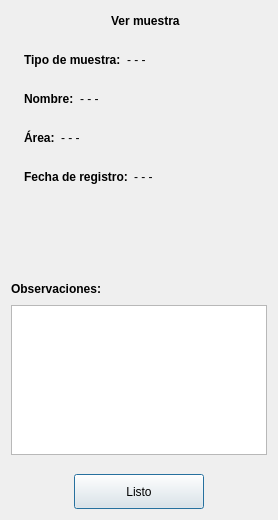
<?xml version="1.0" encoding="UTF-8"?>
<ui version="4.0">
 <class>dlgVerLesion</class>
 <widget class="QDialog" name="dlgVerLesion">
  <property name="geometry">
   <rect>
    <x>0</x>
    <y>0</y>
    <width>278</width>
    <height>520</height>
   </rect>
  </property>
  <property name="windowTitle">
   <string>Ver muestra</string>
  </property>
  <property name="windowIcon">
   <iconset resource="recursos.qrc">
    <normaloff>:/img/logo_icono_nuevo.ico</normaloff>:/img/logo_icono_nuevo.ico</iconset>
  </property>
  <layout class="QGridLayout" name="gridLayout">
   <item row="0" column="0">
    <layout class="QVBoxLayout" name="verticalLayout_4">
     <item>
      <layout class="QVBoxLayout" name="verticalLayout_3">
       <item>
        <layout class="QHBoxLayout" name="horizontalLayout_10">
         <item>
          <spacer name="horizontalSpacer_4">
           <property name="orientation">
            <enum>Qt::Horizontal</enum>
           </property>
           <property name="sizeHint" stdset="0">
            <size>
             <width>40</width>
             <height>20</height>
            </size>
           </property>
          </spacer>
         </item>
         <item>
          <widget class="QLabel" name="etqLogoVerMuestra">
           <property name="maximumSize">
            <size>
             <width>50</width>
             <height>50</height>
            </size>
           </property>
           <property name="text">
            <string/>
           </property>
           <property name="pixmap">
            <pixmap resource="recursos.qrc">:/img/fototipo_3.png</pixmap>
           </property>
           <property name="scaledContents">
            <bool>true</bool>
           </property>
          </widget>
         </item>
         <item>
          <widget class="QLabel" name="etqVerMuestra">
           <property name="font">
            <font>
             <weight>75</weight>
             <bold>true</bold>
            </font>
           </property>
           <property name="text">
            <string>Ver muestra</string>
           </property>
          </widget>
         </item>
         <item>
          <spacer name="horizontalSpacer_5">
           <property name="orientation">
            <enum>Qt::Horizontal</enum>
           </property>
           <property name="sizeHint" stdset="0">
            <size>
             <width>40</width>
             <height>20</height>
            </size>
           </property>
          </spacer>
         </item>
        </layout>
       </item>
       <item>
        <spacer name="verticalSpacer_7">
         <property name="orientation">
          <enum>Qt::Vertical</enum>
         </property>
         <property name="sizeType">
          <enum>QSizePolicy::Fixed</enum>
         </property>
         <property name="sizeHint" stdset="0">
          <size>
           <width>20</width>
           <height>13</height>
          </size>
         </property>
        </spacer>
       </item>
       <item>
        <layout class="QHBoxLayout" name="horizontalLayout_7">
         <item>
          <spacer name="horizontalSpacer_10">
           <property name="orientation">
            <enum>Qt::Horizontal</enum>
           </property>
           <property name="sizeType">
            <enum>QSizePolicy::Fixed</enum>
           </property>
           <property name="sizeHint" stdset="0">
            <size>
             <width>13</width>
             <height>20</height>
            </size>
           </property>
          </spacer>
         </item>
         <item>
          <layout class="QVBoxLayout" name="verticalLayout_2">
           <item>
            <layout class="QHBoxLayout" name="horizontalLayout">
             <item>
              <widget class="QLabel" name="label">
               <property name="font">
                <font>
                 <weight>75</weight>
                 <bold>true</bold>
                </font>
               </property>
               <property name="text">
                <string>Tipo de muestra:</string>
               </property>
              </widget>
             </item>
             <item>
              <widget class="QLabel" name="etqTipoMuestra">
               <property name="font">
                <font>
                 <weight>50</weight>
                 <bold>false</bold>
                </font>
               </property>
               <property name="text">
                <string>- - -</string>
               </property>
              </widget>
             </item>
             <item>
              <spacer name="horizontalSpacer">
               <property name="orientation">
                <enum>Qt::Horizontal</enum>
               </property>
               <property name="sizeHint" stdset="0">
                <size>
                 <width>40</width>
                 <height>20</height>
                </size>
               </property>
              </spacer>
             </item>
            </layout>
           </item>
           <item>
            <spacer name="verticalSpacer_6">
             <property name="orientation">
              <enum>Qt::Vertical</enum>
             </property>
             <property name="sizeType">
              <enum>QSizePolicy::Fixed</enum>
             </property>
             <property name="sizeHint" stdset="0">
              <size>
               <width>20</width>
               <height>13</height>
              </size>
             </property>
            </spacer>
           </item>
           <item>
            <layout class="QHBoxLayout" name="horizontalLayout_3">
             <item>
              <widget class="QLabel" name="label_2">
               <property name="font">
                <font>
                 <weight>75</weight>
                 <bold>true</bold>
                </font>
               </property>
               <property name="text">
                <string>Nombre:</string>
               </property>
              </widget>
             </item>
             <item>
              <widget class="QLabel" name="etqNombreMuestra">
               <property name="font">
                <font>
                 <weight>50</weight>
                 <bold>false</bold>
                </font>
               </property>
               <property name="text">
                <string>- - -</string>
               </property>
              </widget>
             </item>
             <item>
              <spacer name="horizontalSpacer_2">
               <property name="orientation">
                <enum>Qt::Horizontal</enum>
               </property>
               <property name="sizeHint" stdset="0">
                <size>
                 <width>40</width>
                 <height>20</height>
                </size>
               </property>
              </spacer>
             </item>
            </layout>
           </item>
           <item>
            <spacer name="verticalSpacer_5">
             <property name="orientation">
              <enum>Qt::Vertical</enum>
             </property>
             <property name="sizeType">
              <enum>QSizePolicy::Fixed</enum>
             </property>
             <property name="sizeHint" stdset="0">
              <size>
               <width>20</width>
               <height>13</height>
              </size>
             </property>
            </spacer>
           </item>
           <item>
            <layout class="QHBoxLayout" name="horizontalLayout_4">
             <item>
              <widget class="QLabel" name="label_3">
               <property name="font">
                <font>
                 <weight>75</weight>
                 <bold>true</bold>
                </font>
               </property>
               <property name="text">
                <string>Área:</string>
               </property>
              </widget>
             </item>
             <item>
              <widget class="QLabel" name="etqAreaMuestra">
               <property name="font">
                <font>
                 <weight>50</weight>
                 <bold>false</bold>
                </font>
               </property>
               <property name="text">
                <string>- - -</string>
               </property>
              </widget>
             </item>
             <item>
              <spacer name="horizontalSpacer_7">
               <property name="orientation">
                <enum>Qt::Horizontal</enum>
               </property>
               <property name="sizeHint" stdset="0">
                <size>
                 <width>40</width>
                 <height>20</height>
                </size>
               </property>
              </spacer>
             </item>
            </layout>
           </item>
           <item>
            <spacer name="verticalSpacer_4">
             <property name="orientation">
              <enum>Qt::Vertical</enum>
             </property>
             <property name="sizeType">
              <enum>QSizePolicy::Fixed</enum>
             </property>
             <property name="sizeHint" stdset="0">
              <size>
               <width>20</width>
               <height>13</height>
              </size>
             </property>
            </spacer>
           </item>
           <item>
            <layout class="QHBoxLayout" name="horizontalLayout_6">
             <item>
              <widget class="QLabel" name="label_5">
               <property name="font">
                <font>
                 <weight>75</weight>
                 <bold>true</bold>
                </font>
               </property>
               <property name="text">
                <string>Fecha de registro:</string>
               </property>
              </widget>
             </item>
             <item>
              <widget class="QLabel" name="etqFechaMuestra">
               <property name="font">
                <font>
                 <weight>50</weight>
                 <bold>false</bold>
                </font>
               </property>
               <property name="text">
                <string>- - -</string>
               </property>
              </widget>
             </item>
             <item>
              <spacer name="horizontalSpacer_9">
               <property name="orientation">
                <enum>Qt::Horizontal</enum>
               </property>
               <property name="sizeHint" stdset="0">
                <size>
                 <width>40</width>
                 <height>20</height>
                </size>
               </property>
              </spacer>
             </item>
            </layout>
           </item>
          </layout>
         </item>
         <item>
          <spacer name="horizontalSpacer_11">
           <property name="orientation">
            <enum>Qt::Horizontal</enum>
           </property>
           <property name="sizeType">
            <enum>QSizePolicy::Fixed</enum>
           </property>
           <property name="sizeHint" stdset="0">
            <size>
             <width>13</width>
             <height>20</height>
            </size>
           </property>
          </spacer>
         </item>
        </layout>
       </item>
      </layout>
     </item>
     <item>
      <layout class="QVBoxLayout" name="verticalLayout">
       <item>
        <spacer name="verticalSpacer">
         <property name="orientation">
          <enum>Qt::Vertical</enum>
         </property>
         <property name="sizeHint" stdset="0">
          <size>
           <width>20</width>
           <height>40</height>
          </size>
         </property>
        </spacer>
       </item>
       <item>
        <layout class="QHBoxLayout" name="horizontalLayout_5">
         <item>
          <widget class="QLabel" name="label_4">
           <property name="font">
            <font>
             <weight>75</weight>
             <bold>true</bold>
            </font>
           </property>
           <property name="text">
            <string>Observaciones:</string>
           </property>
          </widget>
         </item>
         <item>
          <spacer name="horizontalSpacer_8">
           <property name="orientation">
            <enum>Qt::Horizontal</enum>
           </property>
           <property name="sizeHint" stdset="0">
            <size>
             <width>40</width>
             <height>20</height>
            </size>
           </property>
          </spacer>
         </item>
        </layout>
       </item>
       <item>
        <widget class="QPlainTextEdit" name="editObservaciones">
         <property name="minimumSize">
          <size>
           <width>0</width>
           <height>150</height>
          </size>
         </property>
         <property name="maximumSize">
          <size>
           <width>16777215</width>
           <height>150</height>
          </size>
         </property>
         <property name="readOnly">
          <bool>true</bool>
         </property>
        </widget>
       </item>
      </layout>
     </item>
     <item>
      <spacer name="verticalSpacer_2">
       <property name="orientation">
        <enum>Qt::Vertical</enum>
       </property>
       <property name="sizeType">
        <enum>QSizePolicy::Fixed</enum>
       </property>
       <property name="sizeHint" stdset="0">
        <size>
         <width>20</width>
         <height>13</height>
        </size>
       </property>
      </spacer>
     </item>
     <item>
      <layout class="QHBoxLayout" name="horizontalLayout_2">
       <item>
        <spacer name="horizontalSpacer_6">
         <property name="orientation">
          <enum>Qt::Horizontal</enum>
         </property>
         <property name="sizeHint" stdset="0">
          <size>
           <width>38</width>
           <height>18</height>
          </size>
         </property>
        </spacer>
       </item>
       <item>
        <widget class="QPushButton" name="btnListo">
         <property name="minimumSize">
          <size>
           <width>130</width>
           <height>35</height>
          </size>
         </property>
         <property name="maximumSize">
          <size>
           <width>130</width>
           <height>35</height>
          </size>
         </property>
         <property name="text">
          <string>Listo</string>
         </property>
         <property name="iconSize">
          <size>
           <width>20</width>
           <height>20</height>
          </size>
         </property>
        </widget>
       </item>
       <item>
        <spacer name="horizontalSpacer_3">
         <property name="orientation">
          <enum>Qt::Horizontal</enum>
         </property>
         <property name="sizeHint" stdset="0">
          <size>
           <width>40</width>
           <height>20</height>
          </size>
         </property>
        </spacer>
       </item>
      </layout>
     </item>
    </layout>
   </item>
  </layout>
 </widget>
 <resources>
  <include location="recursos.qrc"/>
 </resources>
 <connections/>
</ui>
